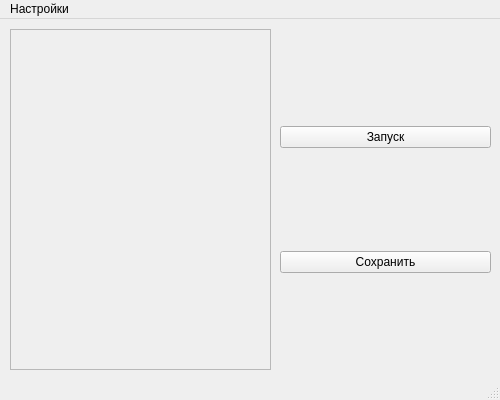
<?xml version="1.0" encoding="UTF-8"?>
<ui version="4.0">
 <class>MainWindow</class>
 <widget class="QMainWindow" name="MainWindow">
  <property name="windowModality">
   <enum>Qt::WindowModality::NonModal</enum>
  </property>
  <property name="geometry">
   <rect>
    <x>0</x>
    <y>0</y>
    <width>500</width>
    <height>400</height>
   </rect>
  </property>
  <property name="windowTitle">
   <string>KS Intercept</string>
  </property>
  <widget class="QWidget" name="centralwidget">
   <widget class="QWidget" name="verticalLayoutWidget">
    <property name="geometry">
     <rect>
      <x>280</x>
      <y>10</y>
      <width>211</width>
      <height>341</height>
     </rect>
    </property>
    <layout class="QVBoxLayout" name="buttonsLayout">
     <item>
      <widget class="QPushButton" name="proxyButton">
       <property name="text">
        <string>Запуск</string>
       </property>
       <property name="autoDefault">
        <bool>false</bool>
       </property>
       <property name="default">
        <bool>false</bool>
       </property>
       <property name="flat">
        <bool>false</bool>
       </property>
      </widget>
     </item>
     <item>
      <widget class="QPushButton" name="pushButton">
       <property name="text">
        <string>Сохранить</string>
       </property>
      </widget>
     </item>
    </layout>
   </widget>
   <widget class="QFrame" name="frame">
    <property name="geometry">
     <rect>
      <x>10</x>
      <y>10</y>
      <width>261</width>
      <height>341</height>
     </rect>
    </property>
    <property name="frameShape">
     <enum>QFrame::Shape::StyledPanel</enum>
    </property>
    <property name="frameShadow">
     <enum>QFrame::Shadow::Raised</enum>
    </property>
    <widget class="QScrollArea" name="scrollArea">
     <property name="geometry">
      <rect>
       <x>0</x>
       <y>0</y>
       <width>261</width>
       <height>341</height>
      </rect>
     </property>
     <property name="widgetResizable">
      <bool>true</bool>
     </property>
     <widget class="QWidget" name="scrollAreaWidgetContents_2">
      <property name="geometry">
       <rect>
        <x>0</x>
        <y>0</y>
        <width>259</width>
        <height>339</height>
       </rect>
      </property>
     </widget>
    </widget>
   </widget>
  </widget>
  <widget class="QMenuBar" name="menubar">
   <property name="geometry">
    <rect>
     <x>0</x>
     <y>0</y>
     <width>500</width>
     <height>23</height>
    </rect>
   </property>
   <widget class="QMenu" name="menuSettings">
    <property name="title">
     <string>Настройки</string>
    </property>
   </widget>
   <addaction name="menuSettings"/>
  </widget>
  <widget class="QStatusBar" name="statusbar"/>
 </widget>
 <resources/>
 <connections/>
</ui>
